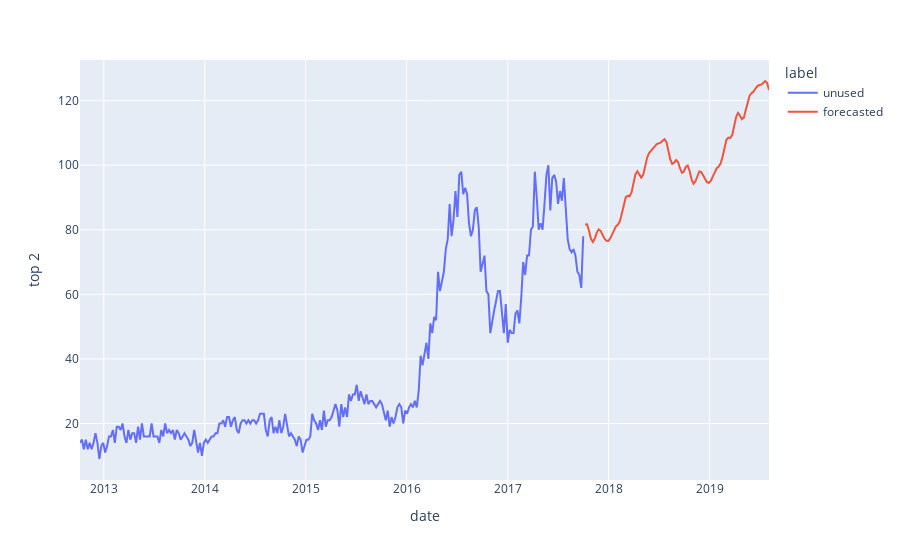

The notebook cell saved with this chart:
### Code cell
forecaster.plot_predictions()
